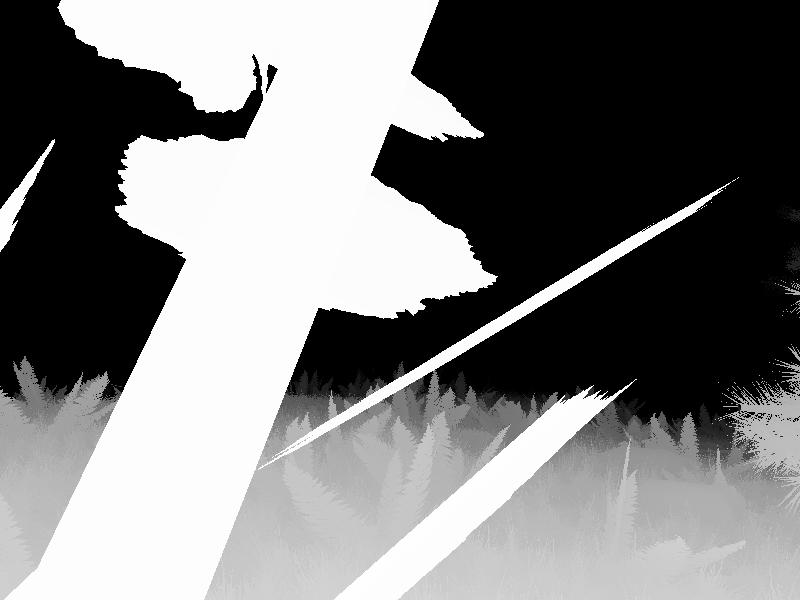
#> input picture frame--depth-0.jpg, 800 x 600 px, found by its file name
$ python regions-0.py
#> lines starting #> are read from the running program, lines starting #| are printed output that depends on the picture; after the words box and inside, x2 and y2 are one past the last pixel; in counts of white or black regions, pixels touching at a corner belong together; long printed decimals are rounded
import cv2
import numpy as np
import glob
import os
import sys
import time

imagename = "/home/matt-ip/Desktop/ForestGenerator-1.2/frames/frame--depth-0.jpg"
#print(imagename)
img = cv2.imread(imagename, 0) # 0 params, for grey image; 600x800 image
#> img is the input picture: shape (600, 800); min 0, max 255, mean 124.2
rows, cols = img.shape[:2]  # image height and width
#> rows = 600; cols = 800
#print(img)  # all image pixels value in array
#print(img[10, 10])  # one pixel value in 10,10 coordinate

y1 = 0
x1 = 0
M = rows//20 # image height divided by 20
#> M = 30
N = cols//20 # image width divided by 20
#> N = 40

obstacle = False

#for y in range(0,rows,M): # whole image in tiles
for y in range(int(0.6*rows),rows,M): # bottom 60% of image in tiles
	#for x in range(0,cols,N):
	for x in range(int(cols*0.125),int(cols*0.875),N):
		y1 = y + M
		x1 = x + N
		tile = img[y:y+M, x:x+N]

		tile_img_name = "/home/matt-ip/Desktop/auto-forest-nav/img-tiles/img_" + str(x) + '_' + str(y) + ".jpg"

		cv2.rectangle(img, (x,y), (x1,y1), (0,255,0))
		#cv2.imwrite(tile_img_name, tile)

		##tile_img = cv2.imread(tile_img_name, 0)

		thresh = cv2.threshold(tile, 230, 255, cv2.THRESH_BINARY)[1]

		pixels = cv2.countNonZero(thresh)

		if pixels == (M * N):
			#print("OBSTACLE DETECTED")
			obstacle = True
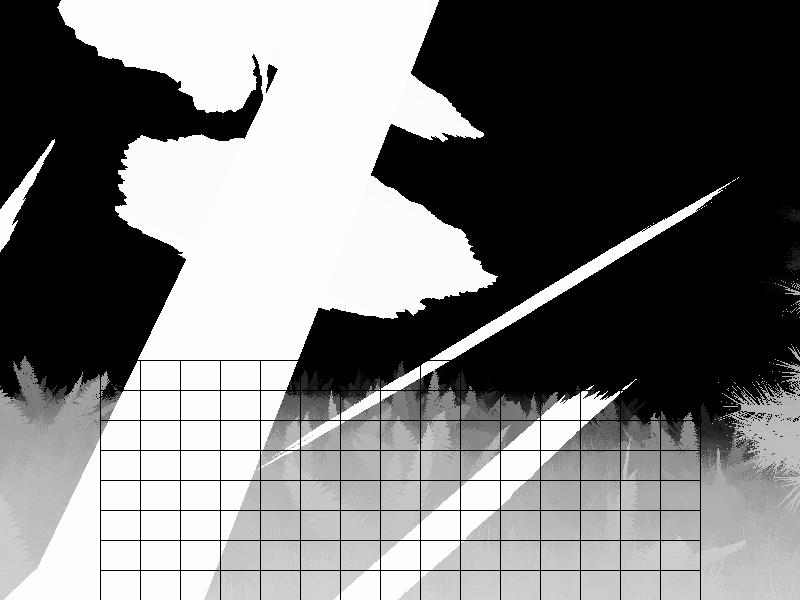
#> img: shape (600, 800); 1.6% of pixels changed, all inside (x1, y1, x2, y2) = (100, 360, 701, 600)
#> thresh: shape (30, 40); every value is 0
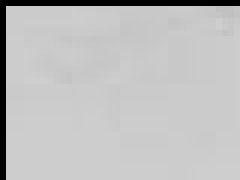
#> tile: shape (30, 40) (shown 6 times larger); min 0, max 207, mean 191.1
			# [5 lines of commented-out code are left out]

cv2.imwrite("/home/matt-ip/Desktop/auto-forest-nav/img-tiles/img-tiles.jpg", img)

if obstacle == False:
	print("w")
else:
	print("l")

left_reg = img[0:rows, 0:cols//3]
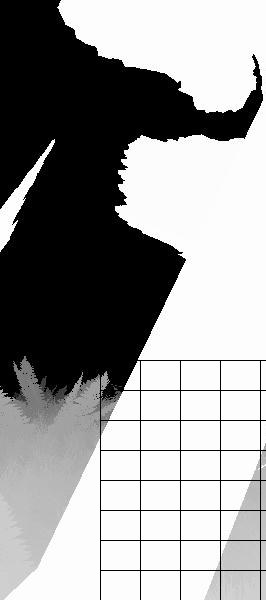
#> left_reg: shape (600, 266); min 0, max 255, mean 151.9
cv2.imwrite("/home/matt-ip/Desktop/auto-forest-nav/img-tiles/img-left.jpg", left_reg)

right_reg = img[0:rows, 2*cols//3:cols]
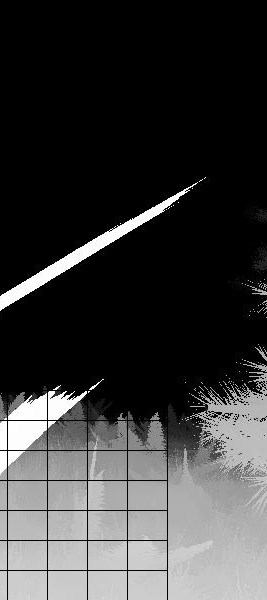
#> right_reg: shape (600, 267); min 0, max 255, mean 58.9
cv2.imwrite("/home/matt-ip/Desktop/auto-forest-nav/img-tiles/img-right.jpg", right_reg)

mid_reg = img[0:rows, cols//3:2*cols//3]
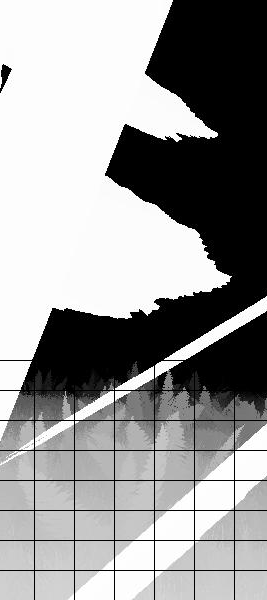
#> mid_reg: shape (600, 267); min 0, max 255, mean 152.5
cv2.imwrite("/home/matt-ip/Desktop/auto-forest-nav/img-tiles/img-mid.jpg", mid_reg)

left_mean, right_mean, mid_mean = np.mean(left_reg), np.mean(right_reg), np.mean(mid_reg)
#> left_mean = 151.9; right_mean = 58.92; mid_mean = 152.5

reg_mean_arr = [left_mean, mid_mean, right_mean]
#> reg_mean_arr = [151.9, 152.5, 58.92]

least_obs = np.argmin(reg_mean_arr)
#> least_obs = 2

print("Left: " + str(left_mean) + ", Mid: " + str(mid_mean) + ", Mid: " + str(right_mean))
#| Left: 151.908, Mid: 152.465, Mid: 58.921
print(least_obs)
#| 2

#if least_obs == 0:
